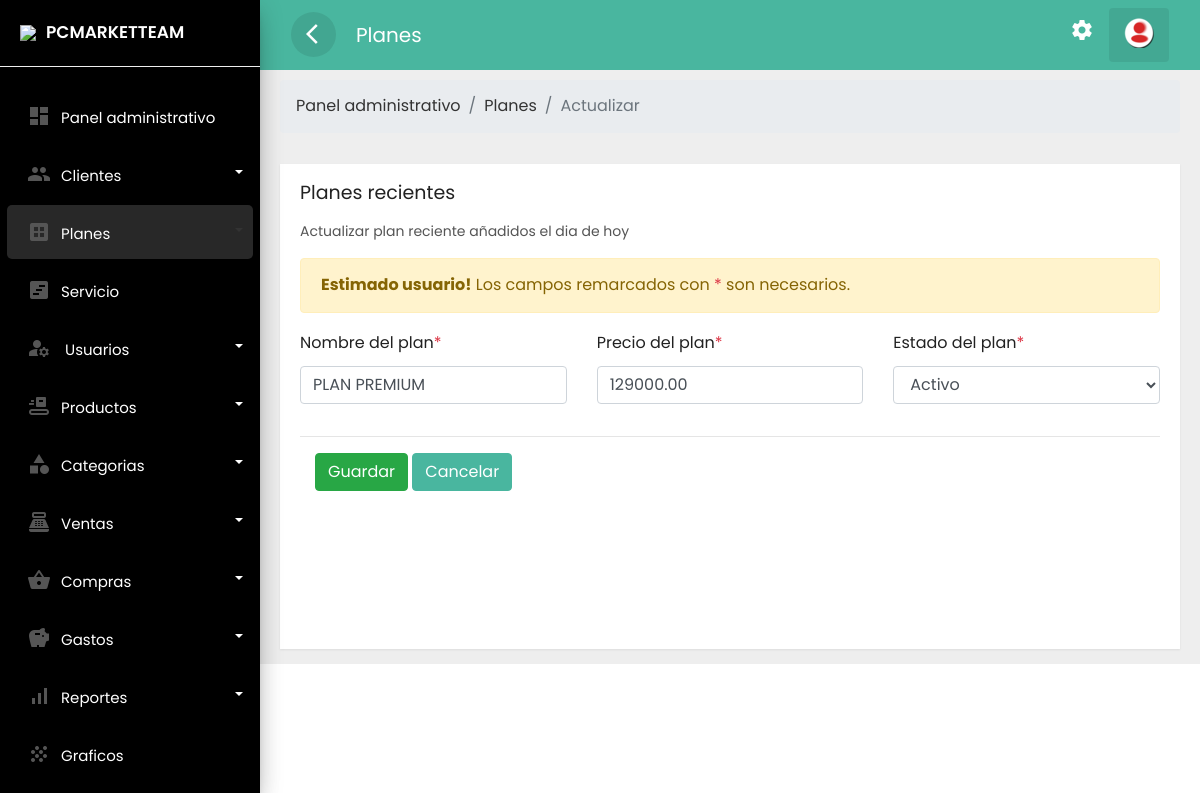
/frontend/plan/actualizar.php?id=4 (signed in), run on an earlier commit of the app's database.
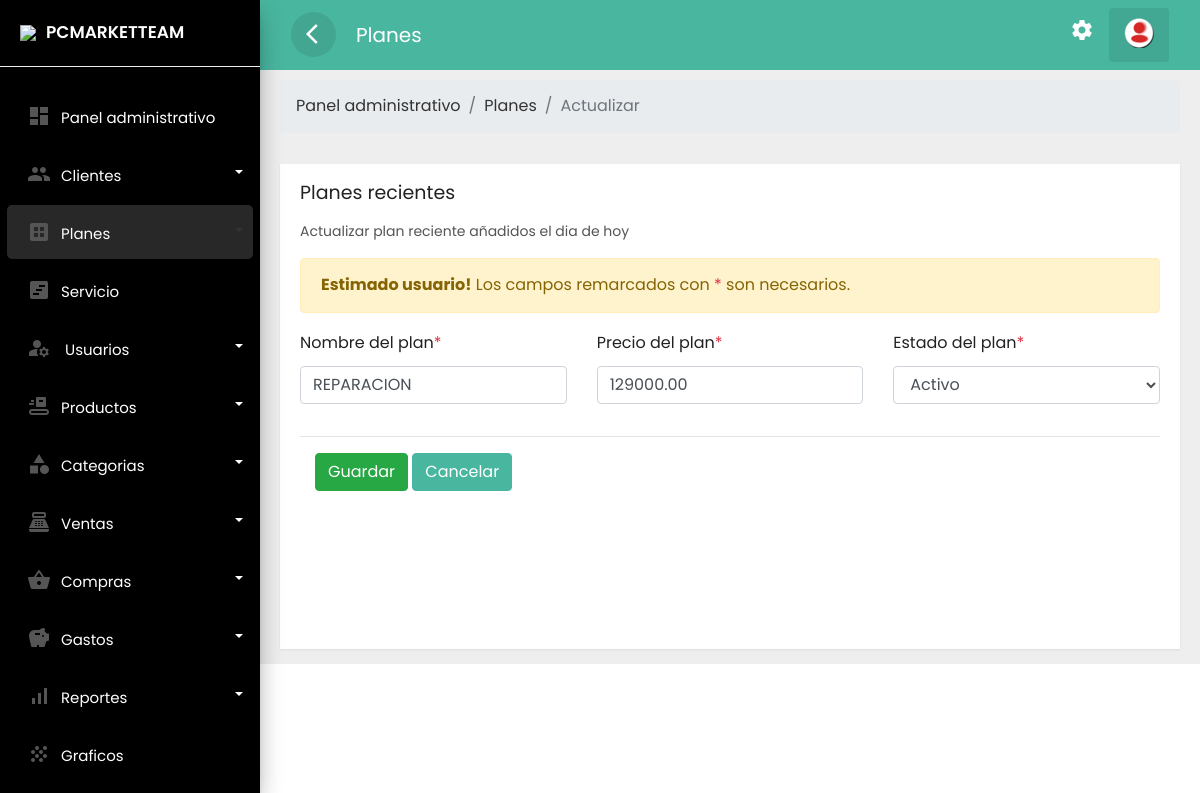
And on a later commit of the database.
### tables this page shows
CREATE TABLE `plan` (
  `idplan` int(11) NOT NULL,
  `foto` text NOT NULL,
  `nompla` text NOT NULL,
  `estp` varchar(15) NOT NULL,
  `prec` decimal(10,2) NOT NULL,
  `fere` timestamp NOT NULL DEFAULT current_timestamp()
);

### frontend/plan/actualizar.php (the view, shortened to what the changed rows need)
<?php if(isset($_SESSION['id'])) { ?>
<!doctype html>
<html lang="es">
  <head>
        <link rel="stylesheet" href="../../backend/css/bootstrap.min.css">
        <link rel="stylesheet" href="../../backend/css/custom.css">
        <link rel="stylesheet" href="../../backend/css/loader.css">
  </head>
  <body>
<div class="wrapper">
        <div id="content">
               <div class="main-content">
                         <div class="row ">
                        <div class="col-lg-12 col-md-12">
                            <div class="card" style="min-height: 485px">
                               <div class="card-content table-responsive">
<?php
 require '../../backend/bd/ctconex.php';
 $id = $_GET['id'];
 $sentencia = $connect->prepare("SELECT * FROM plan WHERE idplan= '$id';");
 $sentencia->execute();
$data =  array();
if($sentencia){
  while($r = $sentencia->fetchObject()){
    $data[] = $r;
  }
}
   ?>
   <?php if(count($data)>0):?>
        <?php foreach($data as $f):?>
<form enctype="multipart/form-data" method="POST"  autocomplete="off">
    <div class="row">
  <div class="col-md-4 col-lg-4">
   <div class="form-group">
    <label for="email">Nombre del plan<span class="text-danger">*</span></label>
    <input type="text" value="<?php echo  $f->nompla  ; ?>" class="form-control"  name="txtnampla" required placeholder="Nombre del plan">
</div>
  </div>
<div class="col-md-4 col-lg-4">
   <div class="form-group">
    <label for="email">Precio del plan<span class="text-danger">*</span></label>
    <input type="text" value="<?php echo  $f->prec  ; ?>" onKeypress="if (event.keyCode < 45 || event.keyCode > 57) event.returnValue = false;"  class="form-control"  name="txtprepl" required placeholder="Precio del plan">
</div>
  </div>
<div class="col-md-4 col-lg-4">
   <div class="form-group">
    <label for="email">Estado del plan<span class="text-danger">*</span></label>
    <select class="form-control" required name="txtesta">
          <option value="<?php echo  $f->estp  ; ?>"><?php echo  $f->estp  ; ?></option>
    </select>
</div>
  </div>
    </div>
    <hr>
<div class="form-group">
        <div class="col-sm-12">
            <button name='stupdplan' class="btn btn-success text-white">Guardar</button>
            <a class="btn btn-danger text-white" href="../plan/mostrar.php">Cancelar</a>
        </div>
    </div>
</form>
<?php endforeach; ?>
    <?php else:?>
    <div class="alert alert-warning" role="alert">
  No se encontró ningún dato!
</div>
    <?php endif; ?>
                                </div>
                            </div>
                        </div>
                    </div>
                         </div>
        </div>
    </div>
  </body>
  </html>
<?php }else{
    header('../error404.php');
 } ?>

What changed in the data, as far as the page shows it:
changed plan "Activo": txtnampla "PLAN PREMIUM" → "REPARACION"
